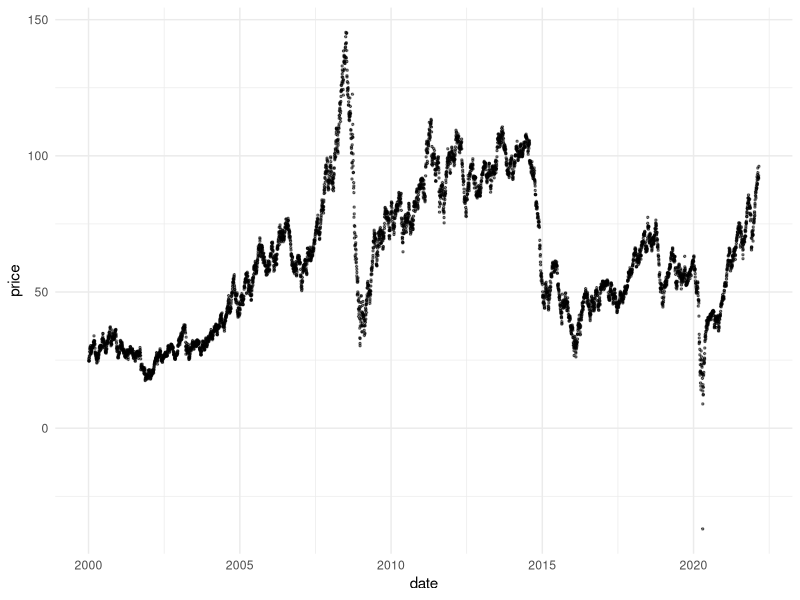
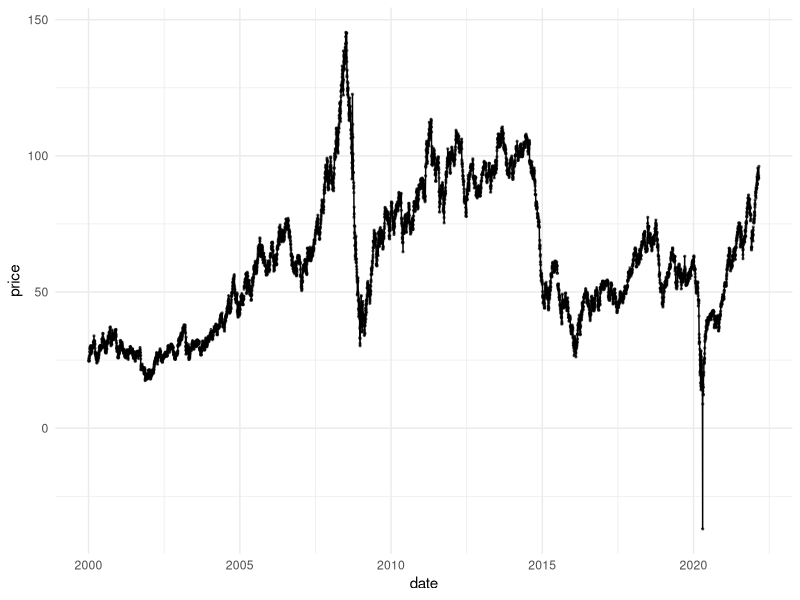
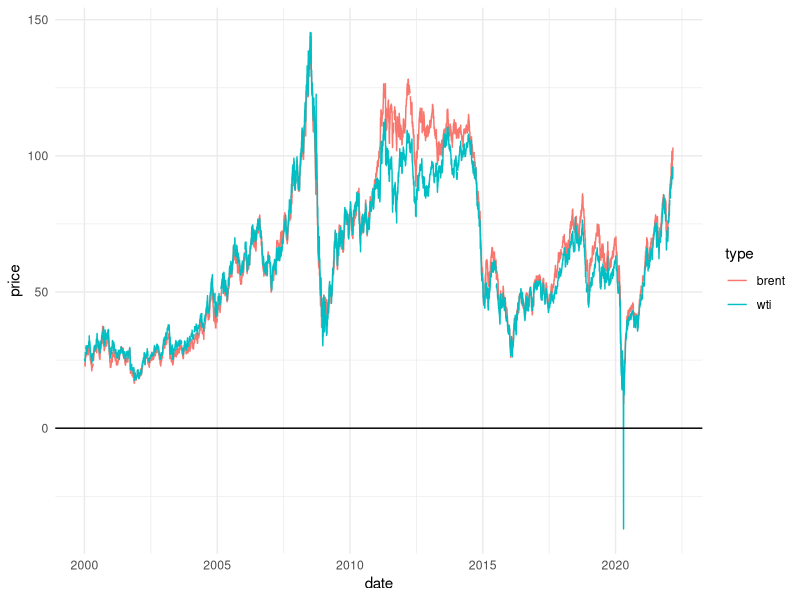
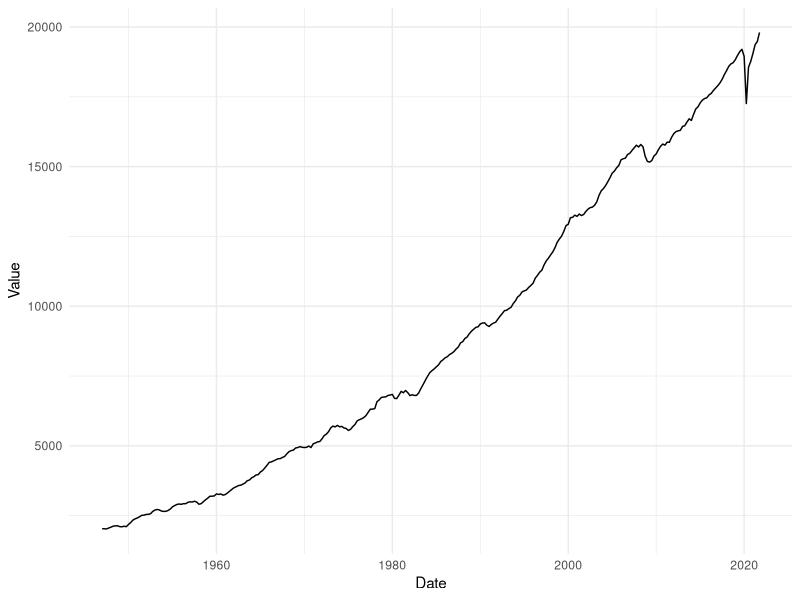
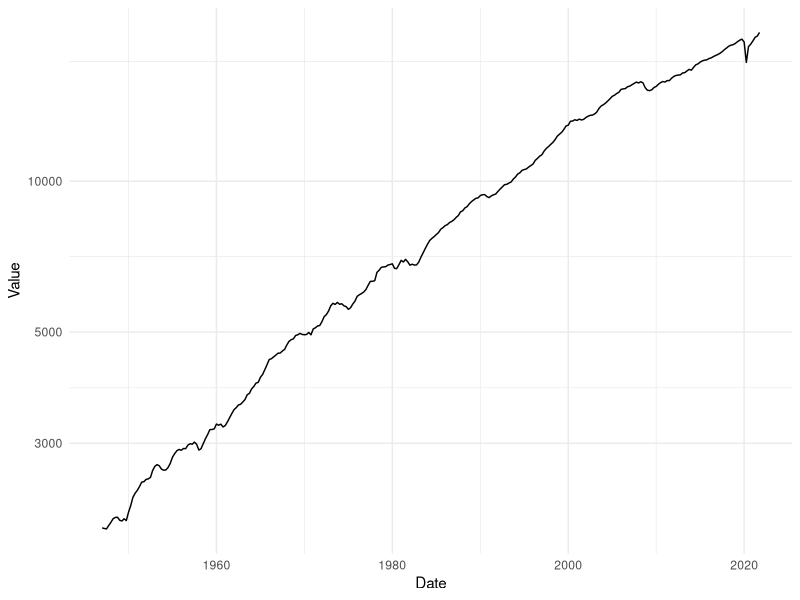
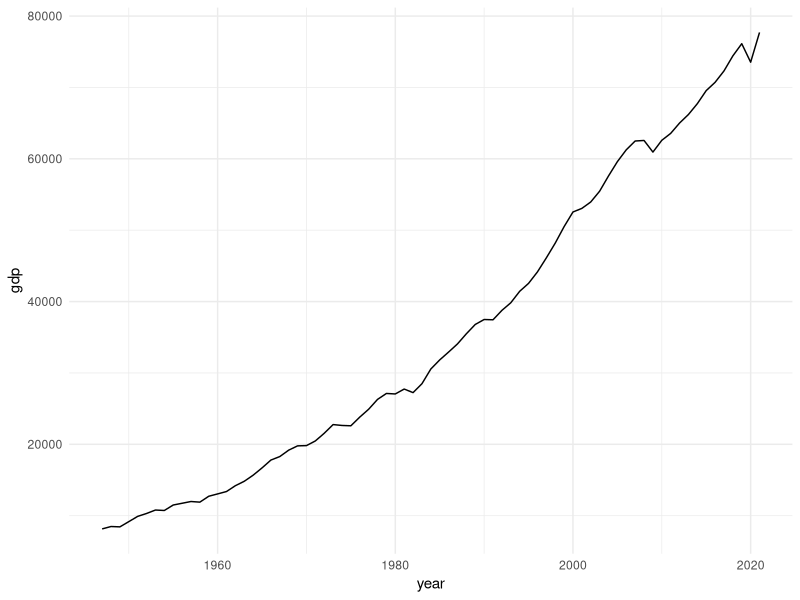
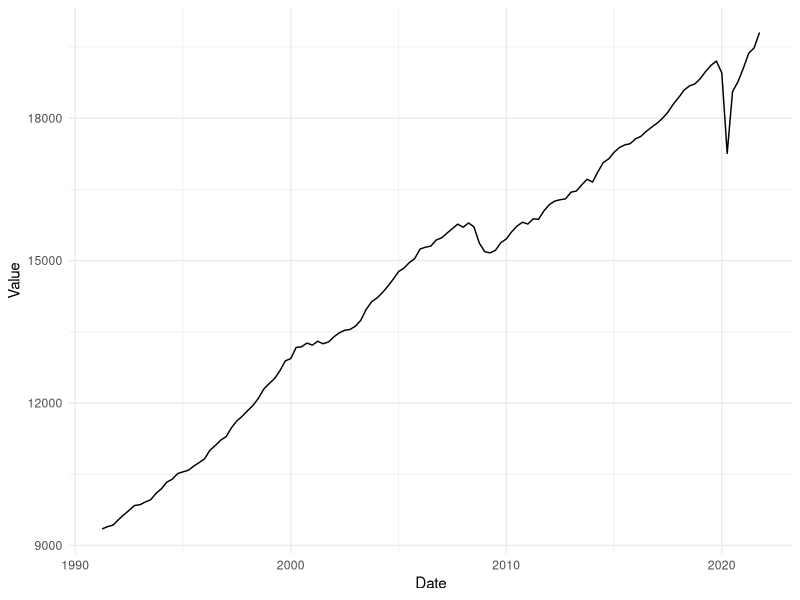
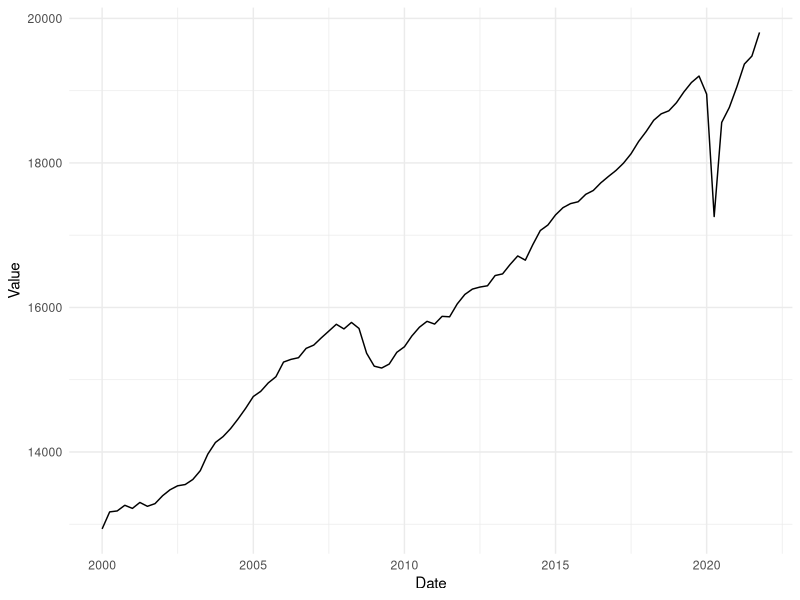

These figures' R source, in order:
# AEM 2850 - Example 9
# Plan for today:
# - Questions?
# - On our own devices: work through this script
#   - Write your own code in place of "______"
# - As a group: discuss results, answer questions


# 0. Loading packages and prepping data -----
# we need to install packages once before we can use them
# install.packages("tidyverse") # in this case, it has already been done for you in this project
library(tidyverse) # load the core tidyverse packages, which include lubridate
# library(Quandl) # load Quandl package (https://data.nasdaq.com/tools/r)

# use theme_set to get clean plots without having to specify the theme each time
theme_set(theme_minimal()) # set the current theme to theme_minimal()
# you can use theme_set(theme()) to return to defaults if you prefer

# today we'll explore some economic data to learn about working with dates and visualizing time data
# the data come from FRED (https://fred.stlouisfed.org), though accessed via the quandl api
# in order to use the API, you either need to work locally or register and then use your own API key
# for convenience, i created csv files store in data/ but also include the code used to get the data


# 0. it's your birthday ----
# before we get to visualization of time data, let's start with a special date: your birth date
# write your birthday as a string in "YYYY-MM-DD" format and assign it to my_bday
my_bday <- "1991-02-03" # (not really my birthday)

# what type of object is my_bday?
class(my_bday)

# use lubridate::ymd() to convert my_bday to a date, and assign it to my_bdate
my_bdate <- ymd(my_bday)

# what type of object is my_bday?
class(my_bdate)

# use an alternative date convention and convert it to a date
alt_bdate <- mdy("March 3, 1994")

# what month were you born in?
year(my_bdate)

# what month were you born in?
month(my_bdate)

# what month were you born in, labeled in english?
month(my_bdate, label = TRUE)

# what day of the year were you born on?
yday(my_bdate)

# what day of the month were you born on?
mday(my_bdate)

# what day of the week were you born on?
wday(my_bdate)

# what day of the week were you born on, labeled in english?
wday(my_bdate, label = TRUE)

# how many days old are you? assign this to my_days
today() - my_bdate
my_days <- today() - my_bdate

# what type of object is my_days?
class(my_days)

# lubridate offers a **duration** type that is stored in seconds
# use as.duration() to convert my_days from difftime to duration, assign it to my_duration
my_duration <- as.duration(my_days)

# print it
my_duration


# 1. Import and visualize oil price data ----
# oil prices are an important economic indicator
# use quandl to import WTI (US) and Brent (EU) prices from FRED
# oil_prices <- Quandl(c("FRED/DCOILWTICO", "FRED/DCOILBRENTEU"))
# write_csv(oil_prices, "data/oil_prices.csv")
oil_prices <- read_csv("data/oil_prices.csv")

# tidy the data, filtering to post 2000
# renaming the variables by position for convenience
# i used the names "date" "wti" and "brent"
tidy_oil_prices <- oil_prices |>
  rename(date = 1, wti = 2, brent = 3) |>
  filter(date >= "2000-01-01") |>
  pivot_longer(-date, names_to = "type", values_to = "price")

# use the tidy data to plot wti prices over time as points
tidy_oil_prices |>
  filter(type=="wti") |>
  ggplot(aes(x = date, y = price)) +
  geom_point(size = 0.5, alpha = 0.5)

# add a line
tidy_oil_prices |>
  filter(type=="wti") |>
  ggplot(aes(x = date, y = price)) +
  geom_point(size = 0.5, alpha = 0.5) +
  geom_line()

# now plot lines (only) for both wti and brent, coloring by type
# add a horizontal line at 0 using geom_hline()
tidy_oil_prices |>
  ggplot(aes(x = date, y = price, color = type)) +
  geom_line() +
  geom_hline(yintercept = 0)


# 2. Import and visualize GDP data ----
# use quandl to import FRED's seasonally adjusted GDP data
# use GDPC1, which is in real terms, rather than GDP (which is nominal)
# gdp <- Quandl("FRED/GDPC1")
# write_csv(gdp, "data/gdp.csv")
gdp <- read_csv("data/gdp.csv")

# inspect the data frame's structure
str(gdp)

# make a line plot of GDP over time
gdp |>
  ggplot(aes(Date, Value)) +
  geom_line()

# put the y axis scale in logs
# many economic and business indicators exhibit constant growth rates, which lead to exponential trends
# plotting data in logs is often a convenient way to visualize these data
gdp |>
  ggplot(aes(Date, Value)) +
  geom_line() +
  scale_y_log10()

# let's go back to levels rather than logs
# use lubridate and dplyr functions to make the same plot for annual data
# create a year variable, group by that, and take the sum of Value within each year, then plot it
gdp |>
  mutate(year = year(Date)) |>
  group_by(year) |>
  summarize(gdp = sum(Value)) |>
  ggplot(aes(x = year, y = gdp)) +
  geom_line()

# plot gdp from my_bday to the present
gdp |>
  filter(Date >= my_bday) |>
  ggplot(aes(Date, Value)) +
  geom_line()

# make a line plot of gdp from 2000 to the present
gdp |>
  filter(Date >= "2000-01-01") |>
  ggplot(aes(Date, Value)) +
  geom_line()


# 3. Make a more polished GDP plot ----
# try to make this: https://fred.stlouisfed.org/graph/fredgraph.png?g=MOiP

# 3.1. first you will need to process recessions data:
# 3.1.1. get data on the start and end dates of recessions (FRED/USREC)
# go ahead and filter to post-2000 data for convenience
# rec <- Quandl("FRED/USREC") |>
#   filter(Date >= "2000-01-01") |>
#   arrange(Date)
# write_csv(rec, "data/rec.csv")
rec <- read_csv("data/rec.csv")

# 3.1.2. use dplyr tools to isolate periods when recessions start/end
# (hint: think window functions for offsets)
rec_start_end <- rec |>
  mutate(change = Value - lag(Value)) |>
  filter(change != 0)

# 3.1.3. make a data frame where each row is a recession, and columns are start/end dates
recessions <- tibble(start = filter(rec_start_end, change == 1) |> pull(Date),
                     end = filter(rec_start_end, change == -1) |> pull(Date))
recessions

# 3.2. filter gpd to post-2000 data and convert GDP from billions to trillions
# assign resulting data frame to a variable
gdp_recent <- gdp |>
  filter(Date >= "2000-01-01") |>
  mutate(Value = Value/1e3)

# 3.3. now make a plot using the two data frames
# we need to give data and mappings to each geometry without confusing them
# we can do this by calling ggplot without arguments, and then
# passing the data and aesthetic mappings directly to each geom function
# geom_rect: map start and end dates to xmin and xmax, -Inf and Inf to ymin and ymax
# fill your rectangles and color your line
# add informative labels
# state your data source
ggplot() +
  geom_line(data = gdp_recent,
            aes(x = Date, y = Value),
            color = "#B31B1B", size = 1) +
  geom_rect(data = recessions,
            aes(xmin = start, xmax = end, ymin = -Inf, ymax = Inf),
            fill = "#222222", alpha = 0.2) +
  scale_y_continuous(labels = scales::dollar) +
  scale_x_date(minor_breaks = "years") +
  labs(y = "Trillions of 2012 dollars",
       x = NULL,
       title = "US Gross Domestic Product",
       subtitle = "Quarterly data; seasonally adjusted and in real 2012 dollars",
       caption = "Shaded areas indicate U.S recessions\nData sources: FRED's GDPC1 and USREC via Quandl") +
  theme_bw() +
  theme(plot.title = element_text(face = "bold"))

# 3.4. save the plot as a .png file using ggsave
# you will probably want to specify the dimensions (e.g., width = 8, height = 4.5)
ggsave("my_gdp_plot.png", width = 8, height = 4.5)


# 4. Recessionary oil prices ----
# use your code from 3 to make a plot of WTI prices with recession shading
wti_prices <- tidy_oil_prices |>
  filter(type == "wti")

ggplot() +
  geom_line(data = wti_prices,
            aes(x = date, y = price),
            color = "#B31B1B", size = 1) +
  geom_hline(yintercept = 0) +
  geom_rect(data = recessions,
            aes(xmin = start, xmax = end, ymin = -Inf, ymax = Inf),
            fill = "#222222", alpha = 0.2) +
  scale_y_continuous(labels = scales::dollar) +
  scale_x_date(minor_breaks = "years") +
  labs(y = "Dollars per barrel",
       x = NULL,
       title = "Crude Oil Prices: West Texas Intermediate (WTI)",
       subtitle = "Daily data; not seasonally adjusted",
       caption = "Shaded areas indicate U.S recessions\nData sources: FRED's DCOILWTICO and USREC via Quandl") +
  theme_bw() +
  theme(plot.title = element_text(face = "bold"))

# use ggsave to save the plot as a .png file
# you will probably want to specify the dimensions (e.g., width = 8, height = 4.5)
ggsave("my_wti_plot.png", width = 8, height = 4.5)

# do you think the Great Recession and COVID affected oil prices? how? why?


# 5. OJ prices and sales over time ----
# data/oj.csv contains data from a real retailer on oj prices and sales
# if time allows, we can explore the data to:
# make a column plot of tropicana sales over time (time = "week")
oj <- read_csv("data/oj.csv")
oj |> 
  filter(brand == "tropicana") |> 
  ggplot(aes(x = week, y = sales)) + 
  geom_col()

# make a line plot of both sales and prices, in facets, over time for tropicana
# you will want to use the scales argument to facet_wrap here
oj |> 
  filter(brand == "tropicana") |> 
  pivot_longer(c(sales, price), names_to = "type", values_to = "value") |> 
  ggplot(aes(x = week, y = value, color = type)) + 
  geom_line() +
  guides(color = "none") +
  facet_wrap(~type, scales = "free_y", ncol = 1)

# make a plot that would be good for tropicana data, without using time at all
oj |> 
  filter(brand == "tropicana") |> 
  ggplot(aes(x = price, y = sales)) + 
  geom_point()

oj |> 
  filter(brand == "tropicana") |> 
  ggplot(aes(x = price, y = sales)) + 
  geom_point() +
  scale_x_log10() + 
  scale_y_log10()

# make a version of your last plot that includes all brands
oj |> 
  ggplot(aes(x = price, y = sales, color = brand)) + 
  geom_point(alpha = 0.5) +
  scale_x_log10() + 
  scale_y_log10() +
  geom_smooth(method = "lm", se = FALSE) +
  theme(legend.position = "bottom")

# if you were the retailer, how could you use the data to inform your strategy?
# what are the pros and cons of your two different visualizations for this purpose?
# what more would you want to know, or to do with the data?
